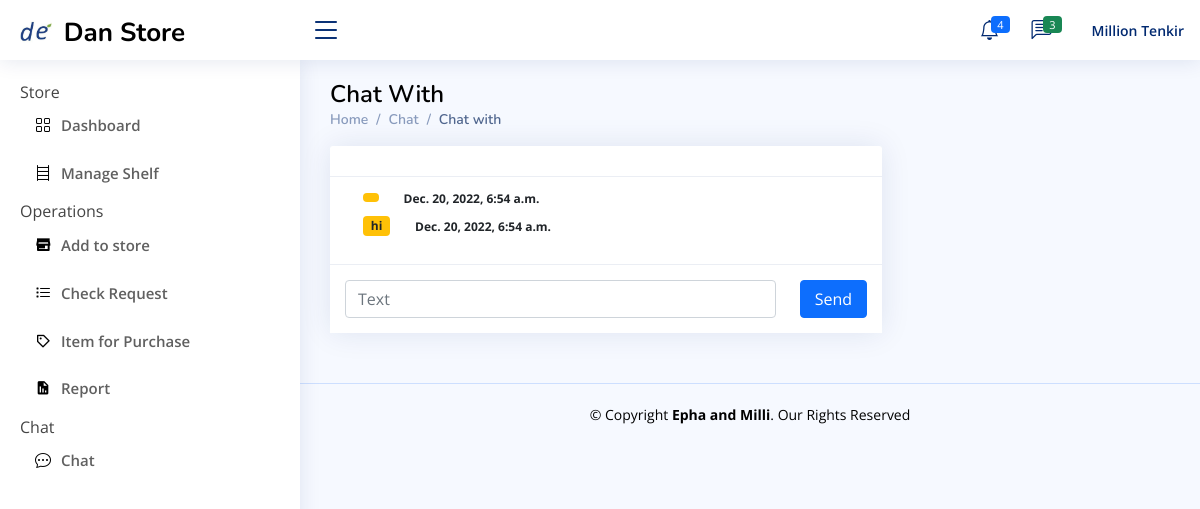
The app's page /Store_Manager/chat_pepol/18 (signed in) with its own data.
### Store_manager/models.py (models this page shows, shortened)
class chatbot(models.Model):
    me_with=models.ForeignKey(employ,null=True,blank=True, on_delete=models.CASCADE)
    me=models.CharField(max_length=200,null=True,blank=True)
    message=models.TextField(max_length=1000,null=True,blank=True)
    date=models.DateTimeField(auto_now_add=True)
    checked=models.BooleanField(default=False)

### Store_manager/views.py (the view, shortened to what this page needs)
# urls.py: path('chat_pepol/<int:id>',views.chat_pepol,name="admin-chat_people"),
def chat_pepol(request,id):
    chat_employ=employ.objects.get(pk=id)
    user=User.objects.get(pk=request.user.id)
    me=employ.objects.get(user=user)
    all_message=chatbot.objects.filter(Q(Q(me_with=chat_employ) | Q(me=chat_employ)) & Q(Q(me_with=me) | Q(me=me)))
    context={
        'chat_employ':chat_employ,
        'message':all_message,
        'id':id,
        'me':me
    }
    return render(request,'Store_manager/chat/chat.html',context)

### Store_manager/models.py (called while the page is built)
    def __str__(self):
        return str(self.user)

### Templates/Store_manager/chat/chat.html (shortened to what this page needs)
{% extends 'Store_manager/S_base.html'  %}
{% block store %}
<main id="main" class="main">
    <div class="pagetitle">
      <h1 style="color: black">Chat With</h1>
      <nav>
        <ol class="breadcrumb">
          <li class="breadcrumb-item"><a href="{% url 'store-dashboard' %}">Home</a></li>
          <li class="breadcrumb-item ">Chat </li>
          <li class="breadcrumb-item active">Chat with</li>
        </ol>
      </nav>
    </div>
    <section class="section">
        <div class="row">
            <div class="col-lg-8">
                <div class="card">
                    <div class="card-header">
                    </div>
                    <div class="card-body pt-2">
                      {% if message %}
                      {% for mess in message %}
                      <div class="text-start">
                       {% if mess.me_with == me %}
                       <button type="button" class="btn " data-bs-toggle="modal" data-bs-target="#verticalycentered">
                          <span class="badge bg-warning text-dark">{{mess.message}} </span><br>
                        </button>
                        <span class="text-sm badge  text-dark">{{mess.date}}</span>
                          {% endif %}
                      </div>
                      {% endfor %}
                       {% endif %}
                    </div>
                    <div class="card-footer">
                      <form method="POST" >
                        <div class="row">
                          <div class="col-lg-10">
                              <input type="text" class="form-control" id="inputText" name="mess" placeholder="Text">
                            </div>
                            <div class="col-lg-2 text-center d-grid">
                              <button type="submit" class="btn btn-primary">Send</button>
                            </div>
                     </div>
                      </form>
                    </div>
            </div>
         </div>
    </section>
  </main>
{% endblock %}

### Templates/Store_manager/S_base.html (shortened to what this page needs)
{% extends 'base.html' %} {% load static %} {% block content %}
<header id="header" class="header fixed-top d-flex align-items-center">
  <div class="d-flex align-items-center justify-content-right">
    <a href="index.html" class="logo d-flex align-items-center">
      <img src="{% static '/assets/img/newfile.png' %}" alt="" />
      <span
        class="d-none d-lg-block"
        style="color: black; margin-top: 5px; padding-left: 5px"
        >Dan Store</span
      >
    </a>
    <i class="bi bi-list toggle-sidebar-btn" style="margin-right: 10px"></i>
  </div>
  <nav class="header-nav ms-auto">
    <ul class="d-flex align-items-center">
      <li class="nav-item dropdown">
        <a class="nav-link nav-icon" href="#" data-bs-toggle="dropdown">
          <i class="bi bi-bell"></i>
          <span class="badge bg-primary badge-number">4</span> </a
        >
      </li>
      <li class="nav-item dropdown">
        <a class="nav-link nav-icon" href="#" data-bs-toggle="dropdown">
          <i class="bi bi-chat-left-text"></i>
          <span class="badge bg-success badge-number">3</span> </a
        >
      </li>
      <li class="nav-item dropdown pe-3">
        <a
          class="nav-link nav-profile d-flex align-items-center pe-0"
          href="#"
          data-bs-toggle="dropdown"
        >
          <span class="d-none d-md-block ps-2"
            >{{user.first_name}} {{user.last_name}}</span
          > </a
        >
      </li>
    </ul>
  </nav>
</header>
<aside id="sidebar" class="sidebar">
  <ul class="sidebar-nav" id="sidebar-nav">
    <li>Store</li>
    <li class="nav-item">
      <a class="nav-link collapsed active" href="{% url 'store-dashboard' %}">
        <i class="bi bi-grid" style="color: black"></i>
        <span style="color: rgb(96, 96, 96)">Dashboard</span>
      </a>
    </li>
    <li class="nav-item">
      <a class="nav-link collapsed active" href="{% url 'manage-catagory' %}">
        <i class="bi bi-bookshelf" style="color: black"></i>
        <span style="color: rgb(96, 96, 96)">Manage Shelf</span>
      </a>
    </li>
    <li>Operations</li>
    <li class="nav-item">
      <a class="nav-link collapsed active" href="{% url 'add-to-store' %}">
        <i class="ri ri-store-3-line" style="color: black"></i>
        <span style="color: rgb(96, 96, 96)"> Add to store</span>
      </a>
    </li>
    <li class="nav-item">
      <a class="nav-link collapsed active" href="{% url 'cheeck-request' %}">
        <i class="bi bi-list-task" style="color: black"></i>
        <span style="color: rgb(96, 96, 96)"> Check Request</span>
      </a>
    </li>
    <li class="nav-item">
      <a class="nav-link collapsed active" href="{% url 'list_for_purchase' %}">
        <i class="bx bx-purchase-tag" style="color: black"></i>
        <span style="color: rgb(96, 96, 96)"> Item for Purchase</span>
      </a>
    </li>
    <li class="nav-item">
      <a class="nav-link collapsed active" href="{% url 'report' %}">
        <i class="bx bxs-report" style="color: black"></i>
        <span style="color: rgb(96, 96, 96)"> Report</span>
      </a>
    </li>
    <li>Chat</li>
    <li class="nav-item">
      <a class="nav-link collapsed active" href="{% url 'chat' %}">
        <i class="bi bi-chat-dots" style="color: black"></i>
        <span style="color: rgb(96, 96, 96)"> Chat</span>
      </a>
    </li>
  </ul>
</aside>
{% block store %} {% endblock %}
{% endblock %}

### static/assets/css/style.css (style rules this page uses)
:root { scroll-behavior: smooth; }
body { font-family: "Open Sans", sans-serif; background: #f6f9ff; color: #444444; }
a { color: #4154f1; text-decoration: none; }
h1, h2, h3, h4, h5, h6 { font-family: "Nunito", sans-serif; }
#main { margin-top: 60px; padding: 20px 30px; transition: all 0.3s; }
.pagetitle { margin-bottom: 10px; }
.pagetitle h1 { font-size: 24px; margin-bottom: 0; font-weight: 600; color: #012970; }
.card { margin-bottom: 30px; border: none; border-radius: 5px; box-shadow: 0px 0 30px rgba(1, 41, 112, 0.1); }
.card-header, .card-footer { border-color: #ebeef4; background-color: #fff; color: #798eb3; padding: 15px; }
.card-body { padding: 0 20px 20px 20px; }
.breadcrumb { font-size: 14px; font-family: "Nunito", sans-serif; color: #899bbd; font-weight: 600; }
.breadcrumb a { color: #899bbd; transition: 0.3s; }
.breadcrumb .breadcrumb-item::before { color: #899bbd; }
.breadcrumb .active { color: #51678f; font-weight: 600; }
.logo { line-height: 1; }
@media (min-width: 1200px) { .logo { width: 280px; } }
.logo img { max-height: 26px; margin-right: 6px; }
.logo span { font-size: 26px; font-weight: 700; color: #012970; font-family: "Nunito", sans-serif; }
.header { transition: all 0.5s; z-index: 997; height: 60px; box-shadow: 0px 2px 20px rgba(1, 41, 112, 0.1); background-color: #fff; padding-left: 20px; }
.header .toggle-sidebar-btn { font-size: 32px; padding-left: 10px; cursor: pointer; color: #012970; }
.header-nav ul { list-style: none; }
.header-nav > ul { margin: 0; padding: 0; }
.header-nav .nav-icon { font-size: 20px; color: #012970; }
.header-nav .nav-profile { color: #012970; }
.header-nav .nav-profile span { font-size: 14px; font-weight: 600; }
.header-nav .badge-number { position: absolute; inset: 4px 6px auto auto; font-weight: normal; font-size: 11px; padding: 3px 6px; }
.sidebar { position: fixed; top: 60px; left: 0; bottom: 0; width: 300px; z-index: 996; transition: all 0.3s; padding: 20px; overflow-y: auto; scrollbar-width: thin; scrollbar-color: #aab7cf transparent; box-shadow: 0px 0px 20px rgba(1, 41, 112, 0.1); background-color: #fff; }
@media (min-width: 1200px) { #main, #footer { margin-left: 300px; } }
.sidebar-nav { padding: 0; margin: 0; list-style: none; }
.sidebar-nav li { padding: 0; margin: 0; list-style: none; }
.sidebar-nav .nav-item { margin-bottom: 5px; }
.sidebar-nav .nav-link { display: flex; align-items: center; font-size: 15px; font-weight: 600; color: #4154f1; transition: 0.3; background: #f6f9ff; padding: 10px 15px; border-radius: 4px; }
.sidebar-nav .nav-link i { font-size: 16px; margin-right: 10px; color: #4154f1; }
.sidebar-nav .nav-link.collapsed { color: #012970; background: #fff; }
.sidebar-nav .nav-link.collapsed i { color: #899bbd; }

### records on screen
chatbot: date "Dec. 20, 2022, 6:54 a.m."
chatbot: message "hi", date "Dec. 20, 2022, 6:54 a.m."

### other values on screen
{{ user.first_name }} "Million"
{{ user.last_name }} "Tenkir"
